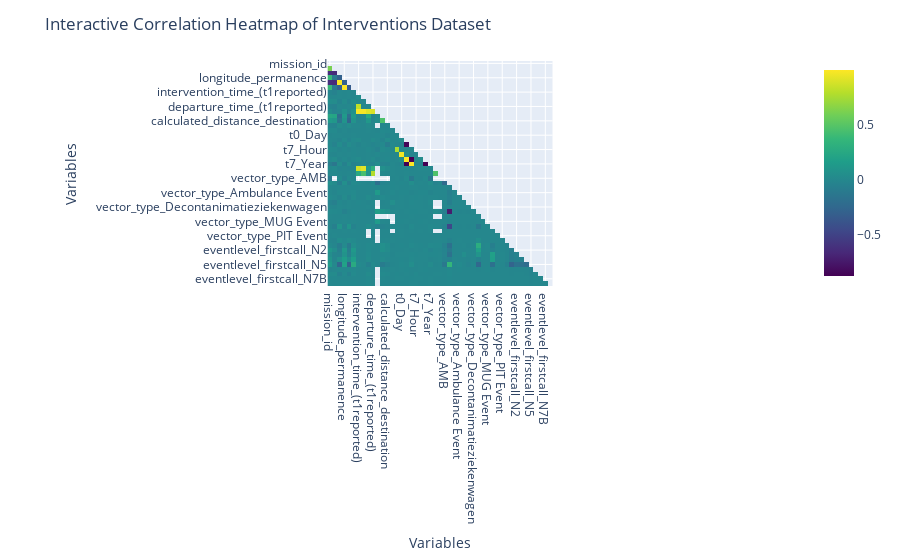

The notebook cell this image was saved under:
### Code cell
import plotly.express as px
import numpy as np

# Define categorical columns for which dummy variables will be created
categorical_columns = ['vector_type','eventlevel_firstcall']

# Create dummy variables for categorical columns
interventions_dataset = pd.get_dummies(interventions_dataset, columns=categorical_columns)

# Calculate the correlation matrix
correlation_matrix = interventions_dataset.corr()

# Create an upper triangular mask
mask = np.triu(np.ones_like(correlation_matrix, dtype=bool))

# Apply the mask to the correlation matrix
correlation_matrix_masked = correlation_matrix.mask(mask)

# Create an interactive heatmap using Plotly
fig = px.imshow(correlation_matrix_masked,
                x=correlation_matrix_masked.index,
                y=correlation_matrix_masked.columns,
                color_continuous_scale='Viridis')

# Update layout
fig.update_layout(title='Interactive Correlation Heatmap of Interventions Dataset',
                  xaxis_title='Variables',
                  yaxis_title='Variables')

# Show the plot
fig.show()

### Figure 1 — Plotly figure (JSON) as saved in the notebook; plotly's stock layout.template omitted (floating-point values rounded to 4 significant figures; data arrays with more than 128 entries replaced by an {"elided": "..."} marker saying what was removed)
{"data": [{"coloraxis": "coloraxis", "hovertemplate": "x: %{x}<br>y: %{y}<br>color: %{z}<extra></extra>", "name": "0", "type": "heatmap", "x": ["mission_id", "postalcode_permanence", "latitude_permanence", "longitude_permanence", "latitude_intervention", "longitude_intervention", "intervention_time_(t1reported)", "waiting_time", "intervention_duration", "departure_time_(t1reported)", "unavailable_time", "calculated_traveltime_destinatio", "calculated_distance_destination", "number_of_transported_persons", "t0_Hour", "t0_Day", "t0_Month", "t0_Year", "t7_Hour", "t7_Day", "t7_Month", "t7_Year", "intervention_time_(t1confirmed)", "departure_time_(t1confirmed)", "vector_type_AMB", "vector_type_Ambulance", "vector_type_Ambulance Disaster", "vector_type_Ambulance Event", "vector_type_Ambulance Exceptional", "vector_type_Brandziekenwagen", "vector_type_Decontanimatieziekenwagen", "vector_type_MUG", "vector_type_MUG Disaster", "vector_type_MUG Event", "vector_type_PIT", "vector_type_PIT Disaster", "vector_type_PIT Event", "eventlevel_firstcall_N0", "eventlevel_firstcall_N1", "eventlevel_firstcall_N2", "eventlevel_firstcall_N3", "eventlevel_firstcall_N4", "eventlevel_firstcall_N5", "eventlevel_firstcall_N6", "eventlevel_firstcall_N7A", "eventlevel_firstcall_N7B", "eventlevel_firstcall_N8"], "xaxis": "x", "y": ["mission_id", "postalcode_permanence", "latitude_permanence", "longitude_permanence", "latitude_intervention", "longitude_intervention", "intervention_time_(t1reported)", "waiting_time", "intervention_duration", "departure_time_(t1reported)", "unavailable_time", "calculated_traveltime_destinatio", "calculated_distance_destination", "number_of_transported_persons", "t0_Hour", "t0_Day", "t0_Month", "t0_Year", "t7_Hour", "t7_Day", "t7_Month", "t7_Year", "intervention_time_(t1confirmed)", "departure_time_(t1confirmed)", "vector_type_AMB", "vector_type_Ambulance", "vector_type_Ambulance Disaster", "vector_type_Ambulance Event", "vector_type_Ambulance Exceptional", "vector_type_Brandziekenwagen", "vector_type_Decontanimatieziekenwagen", "vector_type_MUG", "vector_type_MUG Disaster", "vector_type_MUG Event", "vector_type_PIT", "vector_type_PIT Disaster", "vector_type_PIT Event", "eventlevel_firstcall_N0", "eventlevel_firstcall_N1", "eventlevel_firstcall_N2", "eventlevel_firstcall_N3", "eventlevel_firstcall_N4", "eventlevel_firstcall_N5", "eventlevel_firstcall_N6", "eventlevel_firstcall_N7A", "eventlevel_firstcall_N7B", "eventlevel_firstcall_N8"], "yaxis": "y", "z": {"elided": "47x47 float values"}}], "layout": {"coloraxis": {"colorscale": [[0, "#440154"], [0.1111, "#482878"], [0.2222, "#3e4989"], [0.3333, "#31688e"], [0.4444, "#26828e"], [0.5556, "#1f9e89"], [0.6667, "#35b779"], [0.7778, "#6ece58"], [0.8889, "#b5de2b"], [1, "#fde725"]]}, "margin": {"t": 60}, "title": {"text": "Interactive Correlation Heatmap of Interventions Dataset"}, "xaxis": {"anchor": "y", "constrain": "domain", "domain": [0, 1], "scaleanchor": "y", "title": {"text": "Variables"}}, "yaxis": {"anchor": "x", "autorange": "reversed", "constrain": "domain", "domain": [0, 1], "title": {"text": "Variables"}}}}
